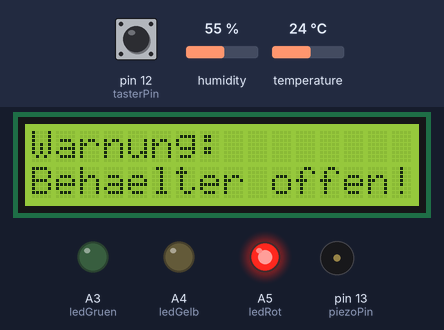
Simulated run of this sketch. Board: Arduino Uno, built with avr-gcc and run on an emulated ATmega328P. Parts: 16×2 character LCD, output pins drawn as LEDs (lit = HIGH), buzzer (waves = sounding). Inputs (shaded band) come from the test bench; at power-on: pin 12 (tasterPin) HIGH, humidity 55 %, temperature 24 °C. What the sketch prints to the serial monitor is not drawn.

Above: at 3.2 s.
3.3 s: pin 12 (tasterPin) pulled LOW for 3.2 s
At 5.5 s:
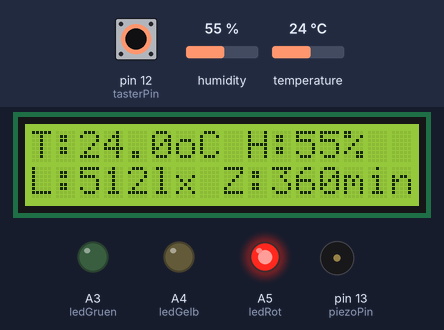
At 7.37 s:
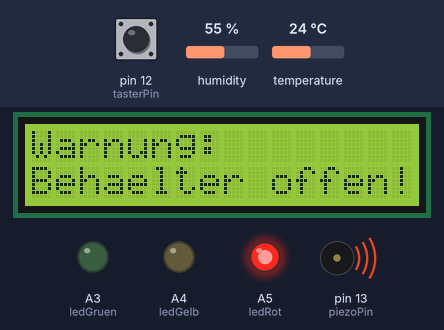
Timing chart, 0 to 15.8 s (numbered marks = the images above; inputs shaded):
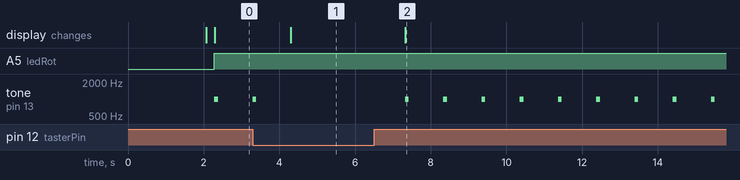

The sketch:

Erweitertes_Arduino_Programm.ino
```cpp
// Bibliotheken einbinden
#include <LiquidCrystal.h>
#include <DHT.h>

// LCD Pins: RS, E, D4, D5, D6, D7
LiquidCrystal lcd(9, 8, 5, 4, 3, 2);

// DHT-Sensor
#define DHTPIN      A0
#define DHTTYPE     DHT11
DHT dht(DHTPIN, DHTTYPE);

// Pins definieren
const int lichtPin    = A1;
const int tasterPin   = 12;
const int piezoPin    = 13;
const int ledGruen    = A3;
const int ledGelb     = A4;
const int ledRot      = A5;

// Zeitsteuerung in Minuten
unsigned long startZeitMin;
const unsigned long transportDauerMin = 360;   // 6 Stunden = 360 Minuten
const unsigned long messIntervallMin  = 10;    // 10 Minuten
unsigned long letzteMessungMin        = 0;
int messungen                        = 0;

// Zuletzt gemessene Werte
float temp       = 0.0;
float hum        = 0.0;
int lichtWert    = 0;

void setup() {
  // Serielle Schnittstelle für Plotter/Monitor
  Serial.begin(9600);

  // LCD initialisieren
  lcd.begin(16, 2);
  lcd.print("System Start...");
  delay(2000);
  lcd.clear();

  // Sensor initialisieren
  dht.begin();

  // Pin-Modi setzen
  pinMode(tasterPin, INPUT_PULLUP);
  pinMode(piezoPin, OUTPUT);
  pinMode(ledGruen, OUTPUT);
  pinMode(ledGelb, OUTPUT);
  pinMode(ledRot, OUTPUT);

  // Zeitbasis setzen
  startZeitMin      = millis() / 60000;
  letzteMessungMin  = startZeitMin - messIntervallMin;  // erste Messung sofort
}

void loop() {

  unsigned long jetztMin    = millis() / 60000;             // Minuten seit Start
  unsigned long vergangenMin = jetztMin - startZeitMin;     // Minuten seit Beginn
  long restMinuten           = transportDauerMin - vergangenMin;

  // Alle 10 Minuten eine neue Messung durchführen (36x im Zeitraum)
  if ((vergangenMin - letzteMessungMin >= messIntervallMin) && (messungen < 36)) {
    letzteMessungMin = jetztMin;
    messungen++;

    // Sensorwerte einlesen
    temp      = dht.readTemperature();
    hum       = dht.readHumidity();
    lichtWert = analogRead(lichtPin);

    // Ausgabe an Serial Monitor
    Serial.print("Zeit:" + String(vergangenMin) + "min, ");
    Serial.print("Temperatur:" + String(temp,1) + "°C, ");
    Serial.print("Luftfeuchtigkeit:" + String(hum, 0) + "%, ");
    Serial.println("Lichtintensität:" + String(lichtWert) + "lx ");

    // Konkrete Warnmeldungen
    if (temp > 17.0) {
      Serial.println("ALARM: Temperatur >17°C! Proben sofort kühlen!");
    } else if (temp > 10.0) {
      Serial.println("Warnung: Temperatur >10°C! Beobachten und ggf. kühlen.");
    }

    if (hum > 40.0) {
      Serial.println("ALARM: Luftfeuchtigkeit >40%! Proben sofort trocknen!");
    } else if (hum > 30.0) {
      Serial.println("Warnung: Feuchte >30%! Beobachten und ggf. trocknen.");
    }

    if (lichtWert > 100) {
      Serial.println("ALARM: Lichtintensität >100lx! Proben vor Licht schützen!");
    } else if (lichtWert > 70) {
      Serial.println("Warnung: Lichtintensität >70lx! Beobachten und ggf. abschirmen.");
    }

    Serial.println();
  }

  // LCD-Ausgabe
  lcd.setCursor(0, 0);
  lcd.print("T:" + String(temp,1) + "oC "); lcd.print("H:" + String(hum,0) + "%");
  lcd.setCursor(0, 1);
  lcd.print("L:" + String(lichtWert) + "lx");lcd.print(" Z:" + (restMinuten > 0 ? String(restMinuten) + "min" : "Ende "));

  // LED-Statuslogik
  bool kritisch  = false;
  bool grenzwert = false;

  if      (temp > 17.0)       kritisch = true;
  else if (temp > 10.0)       grenzwert = true;

  if      (hum  > 40.0)       kritisch = true;
  else if (hum  > 30.0)       grenzwert = true;

  if      (lichtWert > 100)   kritisch = true;
  else if (lichtWert > 70)   grenzwert = true;

  digitalWrite(ledGruen, (!kritisch && !grenzwert));
  digitalWrite(ledGelb,  (grenzwert && !kritisch));
  digitalWrite(ledRot,   kritisch);

    // Türüberwachung über Taster
  bool tasterGedrueckt = (digitalRead(tasterPin) == LOW);
  if (!tasterGedrueckt) {
    tone(piezoPin, 1000, 100);      // Alarmsignal bei offenem Behälter

    // LCD-Warnung
    lcd.clear();
    lcd.setCursor(0, 0);
    lcd.print("Warnung:");
    lcd.setCursor(0, 1);
    lcd.print("Behaelter offen!");

  } else {
    noTone(piezoPin);
  }

  delay(1000);
}
```

Measured:
- after the input at 3.3 s, the display: changes after 1.0 s (image 1)
- by itself, tone on pin 13 (piezoPin): repeats every 1.0 s: 1000 Hz 0.10 s, silent 0.91 s
